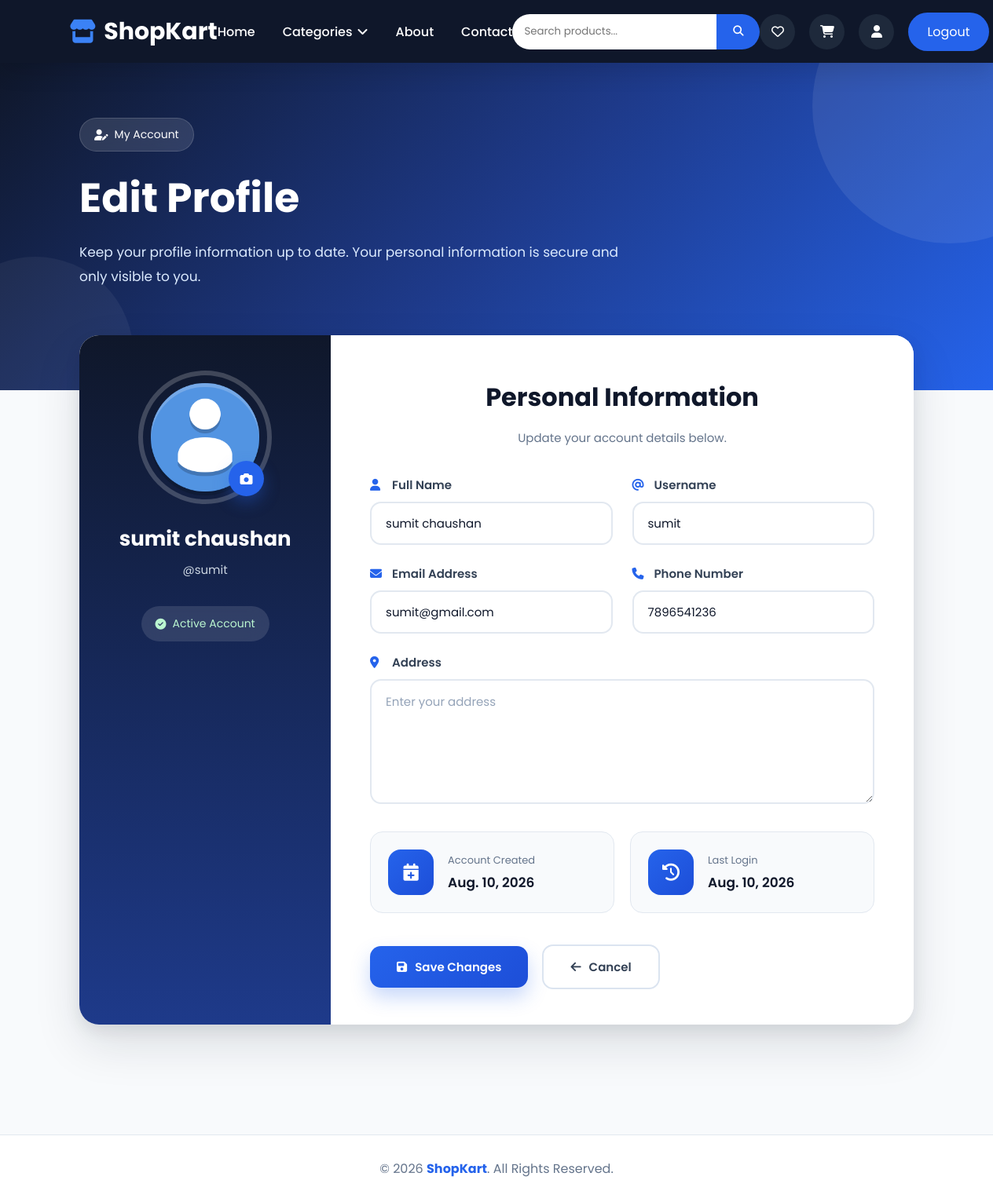
The app's page /edit-profile/ (signed in), older data.
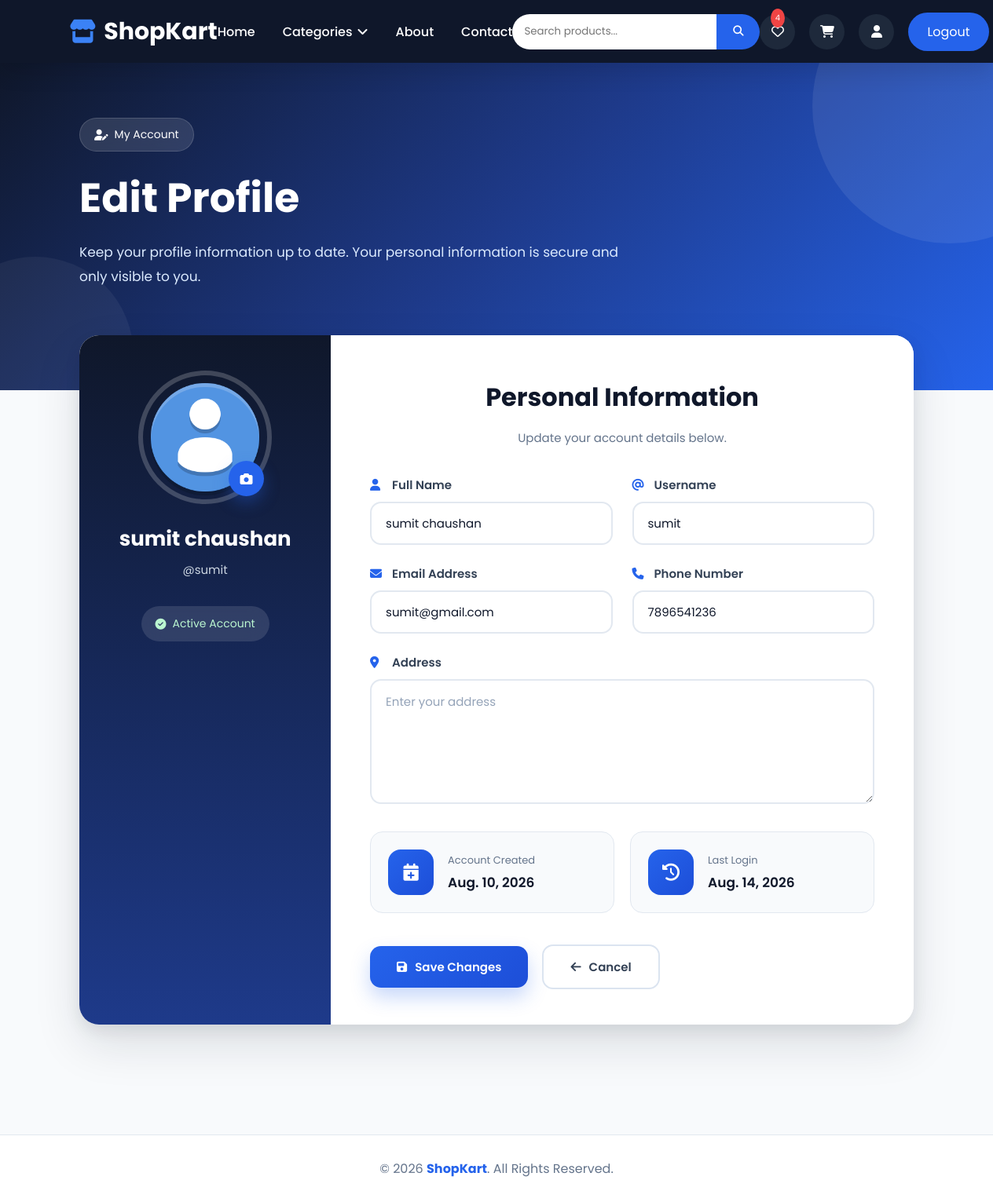
The same page, newer data.
### user/models.py (models this page shows, shortened)
class User(models.Model):
    name = models.CharField(max_length=40)
    username = models.CharField(unique=True)
    email = models.EmailField(unique=True)
    password = models.CharField()
    profile = models.FileField(upload_to="profile",blank=True,null=True)
    phone = models.CharField(max_length=10,null=True,blank=True)
    address = models.TextField(blank=True)
    createAt = models.DateField(auto_now_add=True,null=True,blank=True)
    loginAt = models.DateField(auto_now=True,null=True,blank=True)

### user/views.py (the view, shortened to what this page needs)
# urls.py: path("edit-profile/",views.editProfile,name="editProfile"),
def editProfile(req):
    if "user_id" not in req.session:
        return redirect("/login")
    userId = req.session.get("user_id");
    user = User.objects.filter(id=userId).first()
    return render(req,"editProfile.html")

### user/context_processors.py (called while the page is built)
def global_data(request):
    user = None
    cart_count = 0
    wishlist_count = 0
    userId = request.session.get("user_id")
    if userId:
        user = User.objects.filter(id=userId).first()
        if user:
            cart_count = sum(cart.quantity for cart in Cart.objects.filter(user=user))
            wishlist_count = Wishlist.objects.filter(user=user).count()
    return {
        "categories": Category.objects.prefetch_related(
            "subcategories__childcategories"
        ),
        "user": user,
        "is_login": "username" in request.session,
        "cart_count": cart_count,
        "wishlist_count": wishlist_count,
    }

### user/templates/editProfile.html (shortened to what the changed rows need)
{% load static %}
<!doctype html>
<html lang="en">
  <head>
    <link rel="stylesheet" href="{% static 'css/style.css' %}" />
    <link rel="stylesheet" href="{% static 'css/editProfile.css' %}" />
    <link
      rel="stylesheet"
      href="https://cdnjs.cloudflare.com/ajax/libs/font-awesome/6.7.1/css/all.min.css"
    />
  </head>
  <body>
    {% include 'navbar.html' %}
    <section class="edit-header">
      <div class="header-content">
        <h1>Edit Profile</h1>
      </div>
    </section>
    <section class="edit-profile">
      <form method="POST" action="/edit-profile/" enctype="multipart/form-data" class="edit-card">
        <div class="profile-left">
          <div class="profile-image">
            {% if user.profile %}
            <img src="{{ user.profile.url }}" alt="Profile" />
            {% else %}
            <img src="{% static 'images/image.png' %}" alt="Profile" />
            {% endif %}
            <label for="profile">
            </label>
          </div>
          <h2>{{ user.name }}</h2>
          <span>@{{ user.username }}</span>
          <div class="account-status">
            <div class="status success">
            </div>
          </div>
        </div>
        <div class="profile-right">
          <div class="section-title">
            <h2>Personal Information</h2>
          </div>
          <div class="form-grid">
            <div class="input-group">
              <label>
                <i class="fa-solid fa-user"></i>
                Full Name
              </label>
              <input
                type="text"
                name="name"
                value="{{ user.name }}"
                placeholder="Enter your full name"
                required
              />
            </div>
            <div class="input-group">
              <label>
                <i class="fa-solid fa-at"></i>
                Username
              </label>
              <input
                type="text"
                name="username"
                value="{{ user.username }}"
                placeholder="Username"
                required
              />
            </div>
            <div class="input-group">
              <label>
                <i class="fa-solid fa-envelope"></i>
                Email Address
              </label>
              <input
                type="email"
                name="email"
                value="{{ user.email }}"
                placeholder="Enter email"
                required
              />
            </div>
            <div class="input-group">
              <label>
                <i class="fa-solid fa-phone"></i>
                Phone Number
              </label>
              <input
                type="text"
                name="phone"
                value="{{ user.phone }}"
                placeholder="Enter phone number"
              />
            </div>
          </div>
          <div class="account-info">
            <div class="info-box">
              <div>
                <span>Account Created</span>
                <h4>{{ user.createAt }}</h4>
              </div>
            </div>
            <div class="info-box">
              <div>
                <span>Last Login</span>
                <h4>{{ user.loginAt }}</h4>
              </div>
            </div>
          </div>
        </div>
      </form>
    </section>
  </body>
</html>

Row changes from the older to the newer data that the page shows:
changed User "sumit chaushan": loginAt "Aug. 10, 2026" → "Aug. 14, 2026"
Text that changed along with them:
{{ wishlist_count }}: (not shown) → "4"
